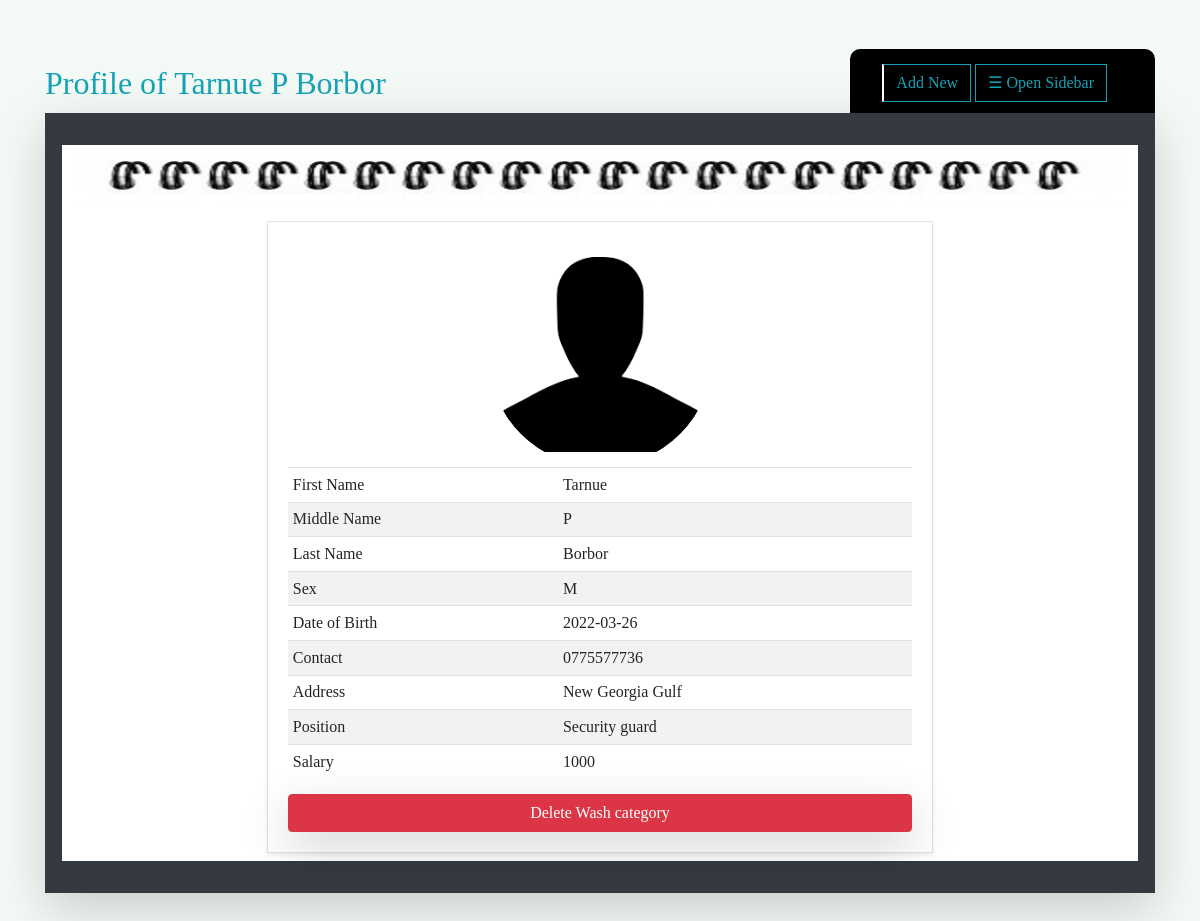
Screenshot of /employee_profile.php?id=1&page=profile (signed in) with the database file from the repository.
### tables this page shows
CREATE TABLE `employees` (
  `id` int(225) NOT NULL,
  `fName` varchar(25) NOT NULL,
  `mName` varchar(25) DEFAULT NULL,
  `lName` varchar(25) NOT NULL,
  `gender` text NOT NULL,
  `dob` date NOT NULL,
  `contact` varchar(15) NOT NULL,
  `address` varchar(225) NOT NULL,
  `position` varchar(50) NOT NULL,
  `salary` int(12) NOT NULL,
  `password` varchar(225) NOT NULL,
  `email` varchar(100) NOT NULL
);

### includes/connect.php (called while the page is built, shortened)
<?php
Class Dbh {
	public function connection(){
		$this->servername = "localhost";
		$this->username = "root";
		$this->password = "";
		$this->myDb = "spakcarwash";
		try {
			    $dsn = "mysql:host=".$this->servername.";dbname=".$this->myDb;
			    $pdo =  new PDO($dsn, $this->username, $this->password);
			    $pdo->setAttribute(PDO::ATTR_ERRMODE, PDO::ERRMODE_EXCEPTION);
			    return $pdo;
			    }
			catch(PDOException $e)
			    {
			    echo "Connection failed: " . $e->getMessage();
			    }
	}
}

### includes/model.php (called while the page is built, shortened)
<?php
include 'connect.php';
Class Query extends Dbh {
	public function load_a_single_employee($id){
		$sql = "SELECT * FROM employees WHERE id = ?";
		$stmt = $this->connection()->prepare($sql);
		$stmt->execute([$id]);
		return $stmt;
	}
}

### employee_profile.php (the view, shortened to what this page needs)
<?php
include("includes/header.php");
if(isset($_GET['id'])){
	$id = $_GET['id'];
}else{
	header("Location: dashboard.php?page=dashboard");
}
include_once("includes/model.php");
$pdo = new query();
$deatil_arr = $pdo->load_a_single_employee($id)->fetch();
?>
<div id="main" class="pt-0 h-100">
	<div class="container py-5 mt-2">
		<div class="row py-2" style="margin-bottom: -5px">
			<div class="col-md-8">
				<?php
				if(isset($_GET['message'])){
					?>
					<div class="alert alert-success alert-dismissible" data-aos="fade-right" data-aos-duration="2000">
						<?php  echo $_GET['message'] ?>
					</div>
					<?php
				}else{
					?>
					<h2 class="text-left text-info " data-aos="fade-right" data-aos-duration="2000">Profile of <?=$deatil_arr[1]." ".$deatil_arr[2]." ".$deatil_arr[3]?>  </h2>
					<?php ;
				}
				?>
			</div>
			<div class="col-md-4 text-right ">
				<span class="clip_bar p-4" data-aos="fade-down" data-aos-duration="3000" style="border-top-left-radius: 10px; background-color: #000; border-top-right-radius: 10px;">
					<span class="py-3 px-2">
						<button class=" btn rounded-0 btn-outline-info" class="btn btn-info" data-toggle="modal" data-target="#addEmp_form" style="border-left: 2px solid white">Add New</button>
						<button id="openNav" class=" rounded-0 btn btn-outline-info mr-3 " onclick="openNav()">☰ Open Sidebar</button>
					</span>
				</span>
			</div>
		</div>
		<div class="row">
			<div class="col-md-12 " >
				<div class="card shadow-lg rounded-0" style="border:none;">
					<div class="card-body bg-dark p-3 text-left" >
						<div class="bg-dark p-3">
							<div class="row bg-white px-3">
								<img src="imgs/bookspingk.jpg" class="img-responsive w-100 my-2">
								<div class="col-md-8 offset-md-2">
									<div class="card ">
										<div class="card-body border shadow-sm mt-2 mb-2">
											<center>
												<img src="imgs/userIcon.png" class="img img-fluid rounded-circle">
											</center>
											<table class="table table-sm">
												<tr>
													<td>First Name </td>
													<td><?=$deatil_arr[1]?></td>
												</tr>
												<tr>
													<td>Middle Name </td>
													<td><?=$deatil_arr[2]?></td>
												</tr>
												<tr>
													<td>Last Name </td>
													<td><?=$deatil_arr[3]?></td>
												</tr>
												<tr>
													<td>Sex</td>
													<td><?=$deatil_arr[4]?></td>
												</tr>
												<tr>
													<td>Date of Birth</td>
													<td><?=$deatil_arr[5]?> </td>
												</tr>
												<tr>
													<td>Contact</td>
													<td><?=$deatil_arr[6]?> </td>
												</tr>
												<tr>
													<td>Address</td>
													<td><?=$deatil_arr[7]?> </td>
												</tr>
												<tr>
													<td>Position</td>
													<td><?=$deatil_arr[8]?></td>
												</tr>
												<tr>
													<td>Salary</td>
													<td><?=$deatil_arr[9]?></td>
												</tr>
											</table>
											<a href="deletor.php?idNo=<?=$deatil_arr[0]?>&tb=employees" class="btn btn-danger btn-block shadow-lg">Delete Wash category</a>
										</div>
									</div>
								</div>
							</div>
						</div>
					</div>
				</div>
			</div>
		</div>
	</div>
</div>
<?php
include("includes/footer.php");

### css/customStyle.css (style rules this page uses)
body, html { margin: 0; padding: 0; height: 100%; font-family: Georgia; }
body { background: rgba(217,238,225,.3); }
table { border-collapse: collapse; width: 100%; }
th, td { text-align: left; padding: 8px; }
tr:nth-child(even) { background-color: #f2f2f2 }
.card { border:none !important; }
#main { transition: margin-left .5s; padding: 16px; }

### rows the page displays
employees: fName "Tarnue", mName "P", lName "Borbor", gender "M", dob "2022-03-26", contact "0775577736", address "New Georgia Gulf", position "Security guard", salary "1000"
